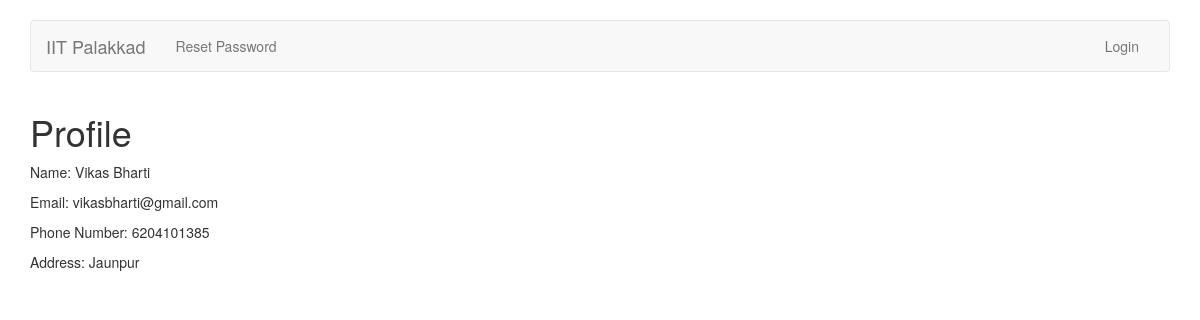
/accounts/profile/4/, run on the app's committed database.
### accounts/models.py (models this page shows)
class TeacherProfile(models.Model):
	user = models.OneToOneField(User, unique=True, on_delete=models.CASCADE, null=True, related_name='teacher_profile')
	phone_number = models.CharField(max_length=10)
	address = models.CharField(max_length=100)
	def __str__(self):
		return self.user.first_name + " " + self.user.last_name

class User(AbstractUser):
    	TA = 1
    	TEACHER = 2
    	ADMIN = 3
    	ROLE_CHOICES = (
        	(TA, 'TA'),
        	(TEACHER, 'Teacher'),
        	(ADMIN, 'Admin'),
    	)
	role = models.PositiveSmallIntegerField(choices=ROLE_CHOICES, null=True, blank=True)

### accounts/views.py (the view)
# urls.py: url(r'^profile/(?P<pk>\d+)/$', views.profile_view_other, name='profile_view_other'),
def profile_view_other(request, pk):
	teacher = TeacherProfile.objects.get(id=pk)
	args = {'teacher': teacher}
	return render(request, 'accounts/profile_view_teacher.html', args)

### accounts/templates/accounts/profile_view_teacher.html (shortened to what this page needs)
{% extends 'base.html' %}
{% block body %}
	<div class="container">
		<h1>Profile</h1>
		<p>Name: {{ teacher.user.first_name }} {{ teacher.user.last_name }}</p>
		<p>Email: {{ teacher.user.email }}</p>
		<p>Phone Number: {{ teacher.phone_number }}</p>
		<p>Address: {{ teacher.address }}</p>
	</div>
{% endblock %}

### data on the page
TeacherProfile: user.first_name "Vikas", user.last_name "Bharti", user.email "vikasbharti@gmail.com", phone_number "6204101385", address "Jaunpur"
